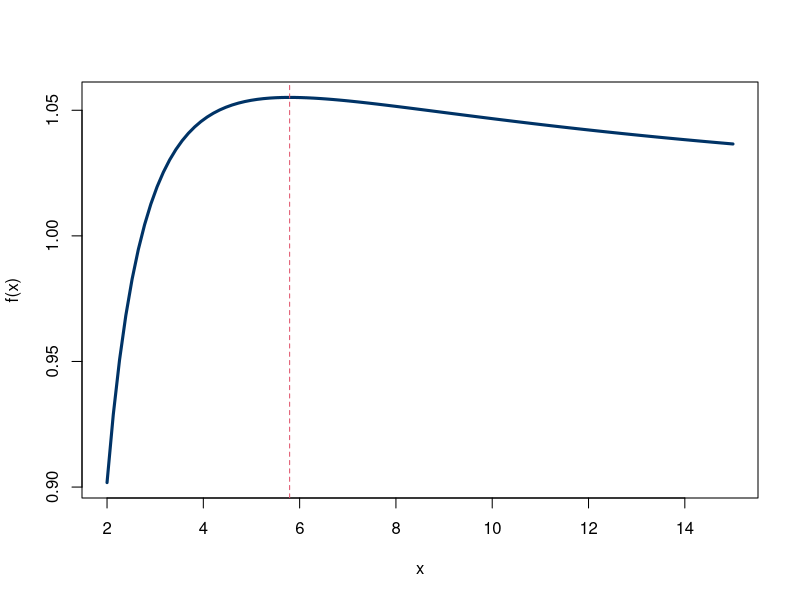
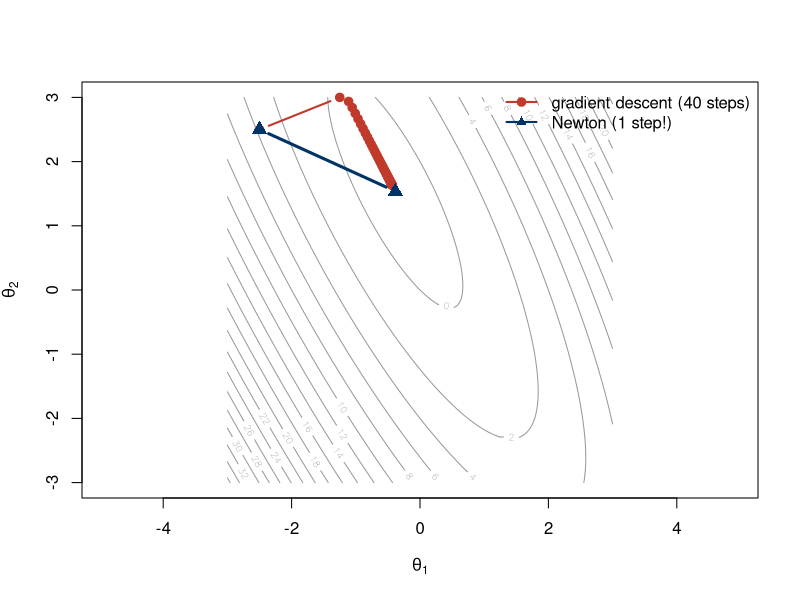
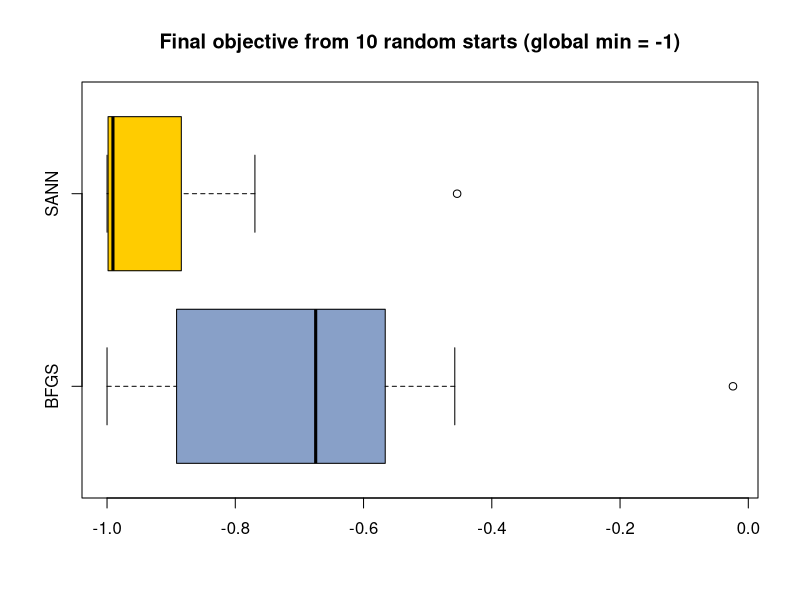

Recreate these plots in R, in order.
## ---- chunk 1
#| label: setup
#| include: false
#| eval: true
library(knitr)
library(ggplot2)
knitr::opts_chunk$set(
    fig.asp = 0.618,
    fig.align = "center",
    out.width = "100%",
    fig.retina = 3,
    fig.path = "./images/18-optimization/",
    message = FALSE,
    warning = FALSE,
    global.par = TRUE
)
options(
  htmltools.dir.version = FALSE,
  dplyr.print_min = 6, 
  dplyr.print_max = 6,
  tibble.width = 80,
  width = 80,
  digits = 4
  )
hook_output <- knitr::knit_hooks$get("output")
knitr::knit_hooks$set(output = function(x, options) {
  lines <- options$output.lines
  if (is.null(lines)) {
    return(hook_output(x, options))  # pass to default hook
  }
  x <- unlist(strsplit(x, "\n"))
  more <- "..."
  if (length(lines)==1) {        # first n lines
    if (length(x) > lines) {
      # truncate the output, but add ....
      x <- c(head(x, lines), more)
    }
  } else {
    x <- c(more, x[lines], more)
  }
  # paste these lines together
  x <- paste(c(x, ""), collapse = "\n")
  hook_output(x, options)
})
ggplot2::theme_set(ggplot2::theme_bw(base_size = 16))
## ---- chunk 2
#| fig-asp: 0.33
f <- function(x) log(x + log(x)) / log(1 + x)
curve(f(x), from = 2, to = 15, ylab = "f(x)", lwd = 3, col = "#003366")
opt <- optimize(f, lower = 4, upper = 8, maximum = TRUE)
abline(v = opt$maximum, lty = 2, col = 2)
unlist(opt)
## ---- chunk 3
golden <- function(f, a, b, tol = 1e-8) {
  phi <- (sqrt(5) - 1) / 2; x1 <- b - phi * (b - a); x2 <- a + phi * (b - a); f1 <- f(x1); f2 <- f(x2); k <- 0
  while (b - a > tol) {
    k <- k + 1
    if (f1 > f2) { b <- x2; x2 <- x1; f2 <- f1; x1 <- b - phi * (b - a); f1 <- f(x1) }   # maximize
    else         { a <- x1; x1 <- x2; f1 <- f2; x2 <- a + phi * (b - a); f2 <- f(x2) }
  }
  c(maximum = (a + b) / 2, iterations = k)
}
golden(f, 4, 8)
## ---- chunk 4
#| fig-asp: 0.42
A <- matrix(c(3, 1.4, 1.4, 1), 2); b <- c(1, 1)
fq <- function(x) 0.5 * sum(x * (A %*% x)) - sum(b * x)        # minimum at solve(A, b)
gq <- function(x) as.vector(A %*% x - b)
gd <- function(x, step = 0.25, n = 40) { path <- x; for (k in 1:n) { x <- x - step * gq(x); path <- rbind(path, x) }; path }
nt <- function(x, n = 2) { path <- x; for (k in 1:n) { x <- x - solve(A, gq(x)); path <- rbind(path, x) }; path }
g1 <- seq(-3, 3, length = 100); z <- outer(g1, g1, Vectorize(function(u, v) fq(c(u, v))))
contour(g1, g1, z, nlevels = 25, col = "gray60", asp = 1, xlab = expression(theta[1]), ylab = expression(theta[2]))
lines(gd(c(-2.5, 2.5)), type = "b", pch = 19, col = "#C0392B", lwd = 2)
lines(nt(c(-2.5, 2.5)), type = "b", pch = 17, col = "#003366", lwd = 3, cex = 1.5)
legend("topright", c("gradient descent (40 steps)", "Newton (1 step!)"), col = c("#C0392B", "#003366"), lwd = 2, pch = c(19, 17), bty = "n")
## ---- chunk 5
set.seed(4750); m <- 2000; est <- matrix(0, m, 2); n <- 200; r <- 5; lambda <- 2
obj <- function(r, x) log(r) - digamma(r) - (log(mean(x)) - mean(log(x)))
for (i in 1:m) {
  x <- rgamma(n, shape = r, rate = lambda)
  u <- uniroot(obj, lower = .001, upper = 10e5, x = x)
  est[i, ] <- c(u$root, u$root / mean(x))
}
colMeans(est)              # close to (5, 2)
## ---- chunk 6
LL <- function(theta, sx, slogx, n) {
  r <- theta[1]; lambda <- theta[2]
  loglik <- n * r * log(lambda) + (r - 1) * slogx - lambda * sx - n * log(gamma(r))
  -loglik
}
set.seed(4750); n <- 200; x <- rgamma(n, shape = 5, rate = 2)
optim(c(1, 1), LL, sx = sum(x), slogx = sum(log(x)), n = n)[c("par", "value", "counts", "convergence")]
## ---- chunk 7
grLL <- function(theta, sx, slogx, n) {
  r <- theta[1]; lambda <- theta[2]
  -c(n * log(lambda) + slogx - n * digamma(r), n * r / lambda - sx)
}
fit <- optim(c(1, 1), LL, grLL, sx = sum(x), slogx = sum(log(x)), n = n, method = "L-BFGS-B",
             lower = c(1e-4, 1e-4), hessian = TRUE)
rbind(estimate = fit$par, se = sqrt(diag(solve(fit$hessian))))
## ---- chunk 8
LL2 <- function(eta, x) -sum(dgamma(x, shape = exp(eta[1]), rate = exp(eta[2]), log = TRUE))
fit2 <- optim(c(0, 0), LL2, x = x, method = "BFGS")
exp(fit2$par)
## ---- chunk 9
LL <- function(lambda, y) {
  lambda3 <- 1 - sum(lambda)
  f1 <- dgamma(y, shape = 1/2, rate = 1 / (2 * lambda[1]))
  f2 <- dgamma(y, shape = 1/2, rate = 1 / (2 * lambda[2]))
  f3 <- dgamma(y, shape = 1/2, rate = 1 / (2 * lambda3))
  f <- f1 / 3 + f2 / 3 + f3 / 3        # density of mixture
  return(-sum(log(f)))                 # returning -loglikelihood
}
set.seed(9); m <- 2000
lambda <- c(.6, .25, .15)              # rate is 1/(2lambda)
lam <- sample(lambda, size = 2000, replace = TRUE)
y <- rgamma(m, shape = .5, rate = 1 / (2 * lam))
opt <- optim(c(.5, .3), LL, y = y)
c(opt$par, 1 - sum(opt$par))
## ---- chunk 10
#| fig-asp: 0.33
rough <- function(x) (x[1]^2 + x[2]^2) / 20 - cos(3 * x[1]) * cos(3 * x[2])   # many local minima
set.seed(4750)
starts <- matrix(runif(20, -4, 4), 10)
bfgs <- apply(starts, 1, function(s) optim(s, rough, method = "BFGS")$value)
sann <- apply(starts, 1, function(s) optim(s, rough, method = "SANN", control = list(maxit = 5000))$value)
boxplot(list(BFGS = bfgs, SANN = sann), horizontal = TRUE, col = c("#88A0C8", "#FFCC00"),
        main = "Final objective from 10 random starts (global min = -1)")
## ---- chunk 11
library(boot)
A1 <- rbind(c(-2, 1, 1), c(4, -1, 3)); b1 <- c(1, 3); a <- c(2, 2, 3)
s <- simplex(a = a, A1 = A1, b1 = b1, maxi = TRUE)
s$soln; s$value
## ---- chunk 12
solve.game <- function(A) {
  min.A <- min(A); A <- A - min.A; max.A <- max(A); A <- A / max(A)   # so that v >= 0
  m <- nrow(A); n <- ncol(A); it <- n^3
  a <- c(rep(0, m), 1)                          # maximize v for player 1
  A1 <- -cbind(t(A), rep(-1, n)); b1 <- rep(0, n)
  A3 <- t(as.matrix(c(rep(1, m), 0))); b3 <- 1
  sx <- simplex(a = a, A1 = A1, b1 = b1, A3 = A3, b3 = b3, maxi = TRUE, n.iter = it)
  a <- c(rep(0, n), 1)                          # minimize v for player 2
  A1 <- cbind(A, rep(-1, m)); b1 <- rep(0, m)
  A3 <- t(as.matrix(c(rep(1, n), 0))); b3 <- 1
  sy <- simplex(a = a, A1 = A1, b1 = b1, A3 = A3, b3 = b3, maxi = FALSE, n.iter = it)
  list("A" = A * max.A + min.A, "x" = sx$soln[1:m], "y" = sy$soln[1:n], "v" = sx$soln[m + 1] * max.A + min.A)
}
A <- matrix(c(0, -2, -2, 3, 0, 0, 4, 0, 0,  2, 0, 0, 0, -3, -3, 4, 0, 0,  2, 0, 0, 3, 0, 0, 0, -4, -4,
             -3, 0, -3, 0, 4, 0, 0, 5, 0,  0, 3, 0, -4, 0, -4, 0, 5, 0,  0, 3, 0, 0, 4, 0, -5, 0, -5,
             -4, -4, 0, 0, 0, 5, 0, 0, 6,  0, 0, 4, -5, -5, 0, 0, 0, 6,  0, 0, 4, 0, 0, 5, -6, -6, 0), 9, 9)
sol <- solve.game(A)
round(cbind(player1 = sol$x, player2 = sol$y), 7); sol$v
